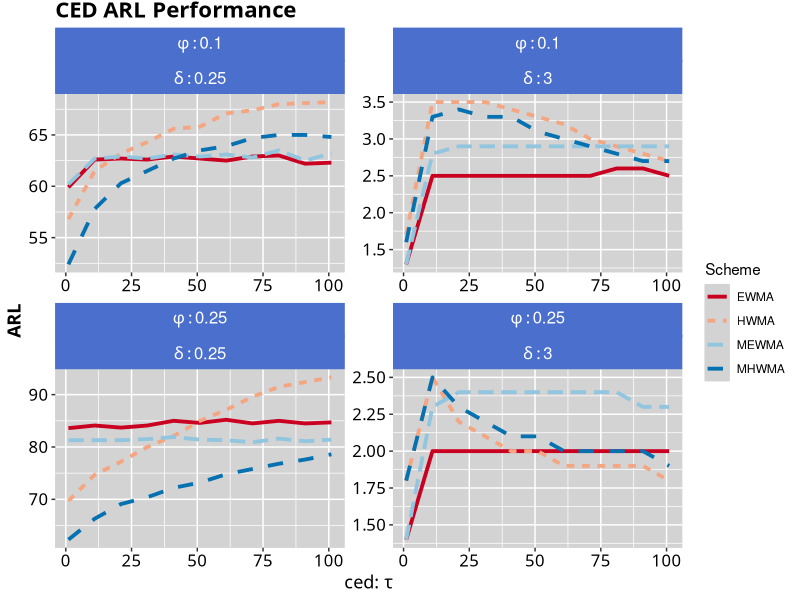
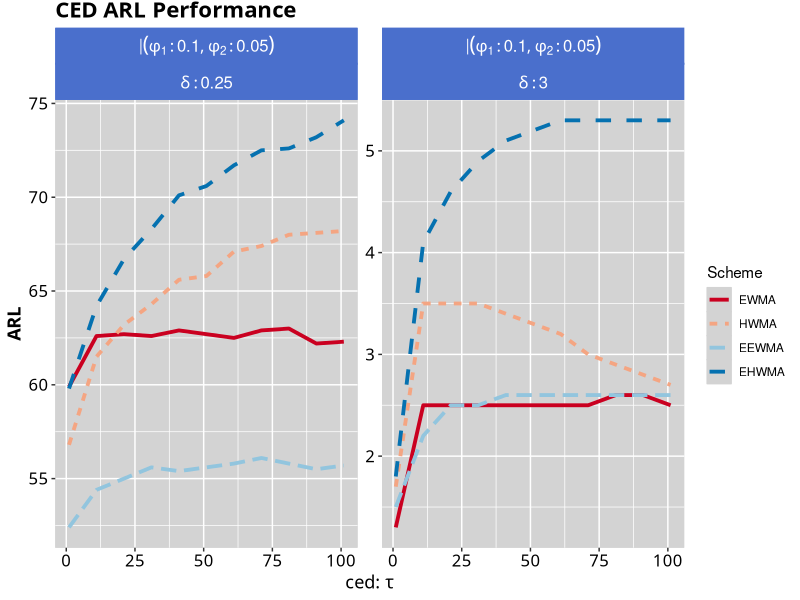
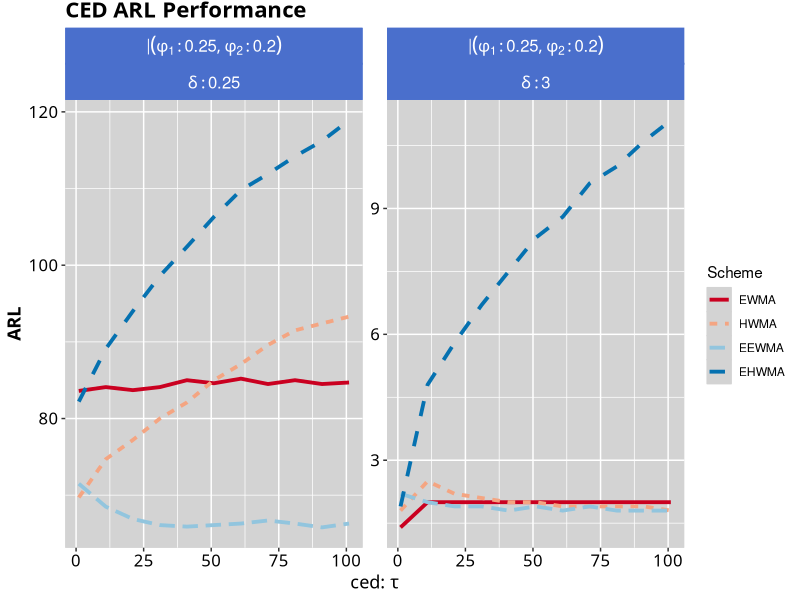
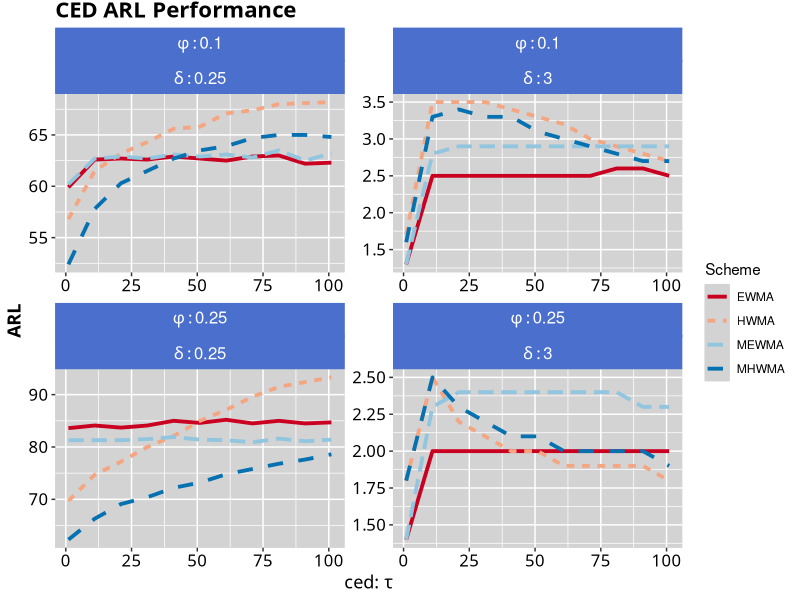
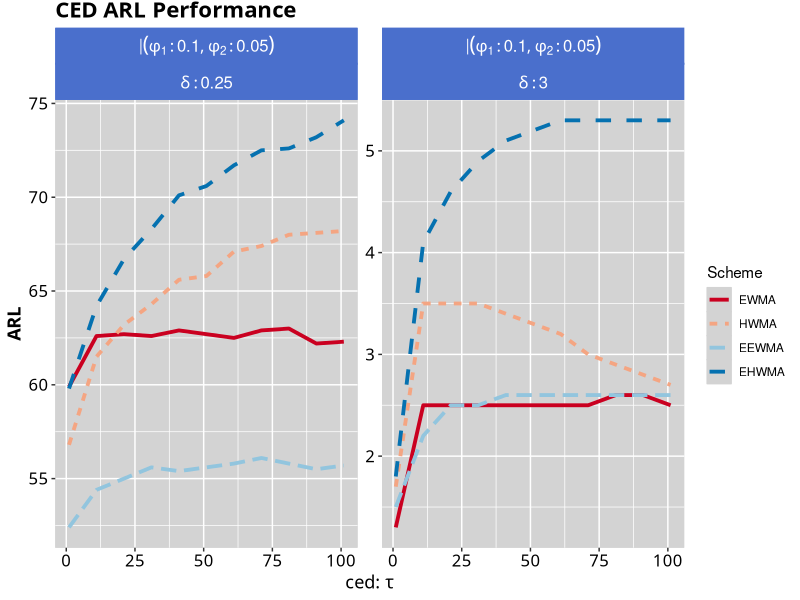
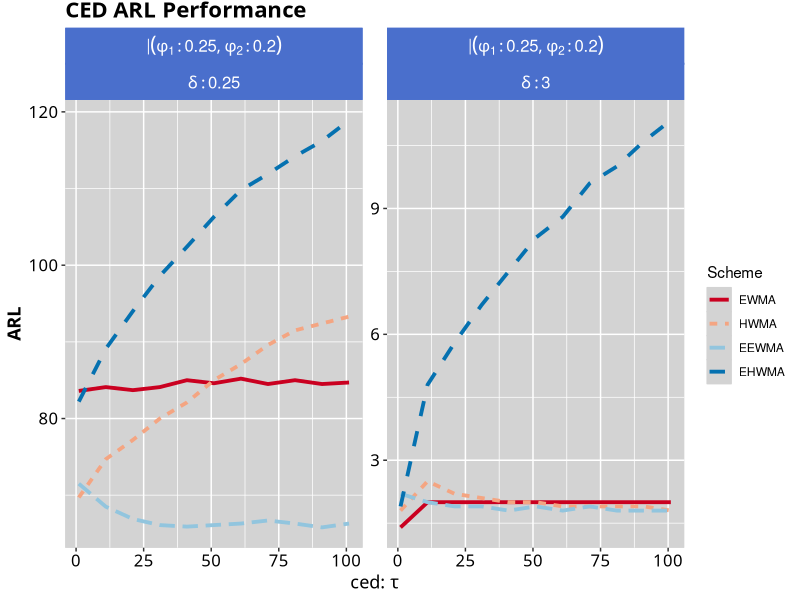

Write R code to recreate these figures, in order.
setwd("~/Masters/Research/Main_Code")


library(ggplot2)
library(readr)
library(tidyr)
library(dplyr)
library(RColorBrewer)

HWMA_results_df <- read_csv("results/univariate_results/ced/HWMA_CED_results.csv")
EWMA_results_df <- read_csv("results/univariate_results/ced/EWMA_CED_results.csv")
EHWMA_results_df <- read_csv("results/univariate_results/ced/EHWMA_CED_results.csv")
EEWMA_results_df <- read_csv("results/univariate_results/ced/EEWMA_CED_results.csv")
MHWMA_results_df <- read_csv("results/univariate_results/ced/MHWMA_CED_results.csv")
MEWMA_results_df <- read_csv("results/univariate_results/ced/MEWMA_CED_results.csv")

cols_of_interest = c("Tau","ARL","Delta","Phi","Parameter_string","Scheme")

#add scheme
HWMA_results_df$Scheme <- "HWMA"
EHWMA_results_df$Scheme <- "EHWMA"
MHWMA_results_df$Scheme <- "MHWMA"

EWMA_results_df$Scheme <- "EWMA"
EEWMA_results_df$Scheme <- "EEWMA"
MEWMA_results_df$Scheme <- "MEWMA"

dontwants <- c("phi=0.1,phi2=0.09","phi=0.1,phi2=0.01","phi=0.25,phi2=0.1","phi=0.25,phi2=0.05")

EEWMA_results_df <- EEWMA_results_df[!(EEWMA_results_df$Parameter_string %in% dontwants),]
EHWMA_results_df <- EHWMA_results_df[!(EHWMA_results_df$Parameter_string %in% dontwants),]

#Alt HWMA, EWMA
HWMA_results_df$Parameter_string[HWMA_results_df$Phi == 0.1] <- "phi[1] :0.1 | phi[2] :0.05"
HWMA_results_df$Parameter_string[HWMA_results_df$Phi == 0.25] <- "phi[1] :0.25 | phi[2] :0.2"
EHWMA_results_df$Parameter_string[EHWMA_results_df$Phi == 0.1] <- "phi[1] :0.1 | phi[2] :0.05"
EHWMA_results_df$Parameter_string[EHWMA_results_df$Phi == 0.25] <- "phi[1] :0.25 | phi[2] :0.2"

EWMA_results_df$Parameter_string[EWMA_results_df$Phi == 0.1] <- "phi[1] :0.1 | phi[2] :0.05"
EWMA_results_df$Parameter_string[EWMA_results_df$Phi == 0.25] <- "phi[1] :0.25 | phi[2] :0.2"
EEWMA_results_df$Parameter_string[EEWMA_results_df$Phi == 0.1] <- "phi[1] :0.1 | phi[2] :0.05"
EEWMA_results_df$Parameter_string[EEWMA_results_df$Phi == 0.25] <- "phi[1] :0.25 | phi[2] :0.2"

main_mod_df <- rbind(HWMA_results_df[cols_of_interest],
                     EWMA_results_df[cols_of_interest],
                     MHWMA_results_df[cols_of_interest],
                     MEWMA_results_df[cols_of_interest])

cols_of_interest = c("Tau","ARL","Delta","Parameter_string","Scheme")

main_ex_df <- rbind(HWMA_results_df[cols_of_interest],
                    EWMA_results_df[cols_of_interest],
                    EHWMA_results_df[cols_of_interest],
                    EEWMA_results_df[cols_of_interest])

#MODIFIED
main_mod_df$Delta <- as.factor(main_mod_df$Delta)
main_mod_df$Scheme <- factor(main_mod_df$Scheme,levels= c("EWMA","HWMA","MEWMA","MHWMA"))
main_mod_df$Phi <- paste("phi :",main_mod_df$Phi,sep = '')
main_mod_df$Delta <- paste("delta :",main_mod_df$Delta,sep = '')
main_mod_df$ARL <- round(main_mod_df$ARL,1)

#EXTENDED
main_ex_df$Delta <- as.factor(main_ex_df$Delta)
main_ex_df$Scheme <- factor(main_ex_df$Scheme,levels= c("EWMA","HWMA","EEWMA","EHWMA"))
main_ex_df$Delta <- paste("delta :",main_ex_df$Delta,sep = '')
main_ex_df$ARL <- round(main_ex_df$ARL,1)

main_ex_df_1 <- main_ex_df[main_ex_df$Parameter_string == "phi[1] :0.1 | phi[2] :0.05",]
main_ex_df_2 <- main_ex_df[main_ex_df$Parameter_string == "phi[1] :0.25 | phi[2] :0.2",]

theme_main <- function(){ 
  font <- "CenturySch"   #assign font family up front
  
  theme_gray() %+replace%    #replace elements we want to change
    
    theme(
      
      #grid elements
      #panel.grid.major = element_blank(),    #strip major gridlines
      #panel.grid.minor = element_blank(),    #strip minor gridlines
      #axis.ticks = element_blank(),          #strip axis ticks
      
      #since theme_minimal() already strips axis lines, 
      #we don't need to do that again
      
      #text elements
      plot.title = element_text(             #title
        family = font,            #set font family
        size = 16,                #set font size
        face = 'bold',            #bold typeface
        hjust = 0,                #left align
        vjust = 2),               #raise slightly
      
      plot.subtitle = element_text(          #subtitle
        family = font,            #font family
        size = 14),               #font size
      
      plot.caption = element_text(           #caption
        family = font,            #font family
        size = 9,                 #font size
        hjust = 1),               #right align
      
      axis.title = element_text(             #axis titles
        family = font,            #font family
        size = 13,
        face="bold"),               #font size
      
      axis.text = element_text(              #axis text
        family = font,            #axis famuly
        size = 12),                #font size
      
      strip.text.x = element_text(
        size = 12,
        color = "white"
      ),
      strip.text.y = element_text(
        size = 12,
        angle = 270,
        color = "white"
      ),
      strip.background = element_rect(
        color="#4a6fcc", fill="#4a6fcc", size=0.7, linetype="solid"
      ),
      panel.background = element_rect(fill = "lightgrey",
                                      colour = "lightgrey",
                                      size = 0.5, linetype = "solid"),
      panel.grid.major = element_line(size = 0.5, linetype = 'solid',
                                      colour = "white"), 
      panel.grid.minor = element_line(size = 0.25, linetype = 'solid',
                                      colour = "white")
      
      #since the legend often requires manual tweaking 
      #based on plot content, don't define it here
    )
}

mod_plot <- main_mod_df %>%
  ggplot(aes(x=Tau,y=ARL,col=Scheme,linetype=Scheme))+
  geom_path(size=1.3)+
  scale_color_brewer(palette="RdBu")+
  facet_wrap(Phi~Delta,scales = "free",labeller = label_parsed) +
  #facet_grid(rows = vars(Phi),cols = vars(Delta),scales = "free",labeller = label_parsed)+
  labs(title = "CED ARL Performance")+
  xlab(expression(paste("ced: ", tau)))+
  theme_main()

print(mod_plot)
ggsave(plot=mod_plot,
       filename= "modified_CED_compare_plot_univariate.png",
       path = "results/Plots",
       dpi=320,
       width=8.70,
       height=5.95,
)

ex_plot1 <- main_ex_df_1 %>%
  ggplot(aes(x=Tau,y=ARL,col=Scheme,linetype=Scheme))+
  geom_path(size=1.3)+
  scale_color_brewer(palette="RdBu")+
  facet_wrap( Parameter_string~Delta,scales = "free",labeller = label_parsed) +
  #facet_grid(rows = vars(Phi),cols = vars(Delta),scales = "free",labeller = label_parsed)+
  labs(title = "CED ARL Performance")+
  xlab(expression(paste("ced: ", tau)))+
  theme_main()

ex_plot2 <- main_ex_df_2 %>%
  ggplot(aes(x=Tau,y=ARL,col=Scheme,linetype=Scheme))+
  geom_path(size=1.3)+
  scale_color_brewer(palette="RdBu")+
  facet_wrap( Parameter_string~Delta,scales = "free",labeller = label_parsed) +
  #facet_grid(rows = vars(Phi),cols = vars(Delta),scales = "free",labeller = label_parsed)+
  labs(title = "CED ARL Performance")+
  xlab(expression(paste("ced: ", tau)))+
  theme_main()

print(ex_plot1)
print(ex_plot2)
ggsave(plot=ex_plot1,
       filename= "extended_CED_compare_plot_univariate_1.png",
       path = "results/Plots",
       dpi=320,
       width=8.70,
       height=5.95,
)
ggsave(plot=ex_plot2,
       filename= "extended_CED_compare_plot_univariate_2.png",
       path = "results/Plots",
       dpi=320,
       width=8.70,
       height=5.95,
)
